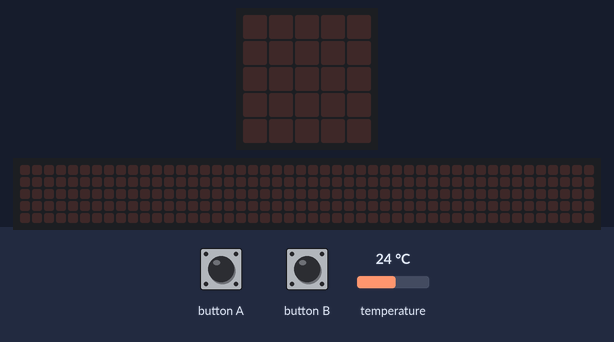
Simulated run of this program. Board: BBC micro:bit (MakeCode). Parts: the board's 5×5 LED display, a strip that is not on the board, showing the scrolling text unrolled. The inputs (shaded band) are chosen by the test bench; at power-on: temperature 24 °C. The 48×5 strip is a reading aid, not a part: it shows the text the display is scrolling, unrolled, one strip-width of it at a time.

Above: at 1.2 s.
1.3 s: button A pressed for 0.15 s
At 4.0 s:
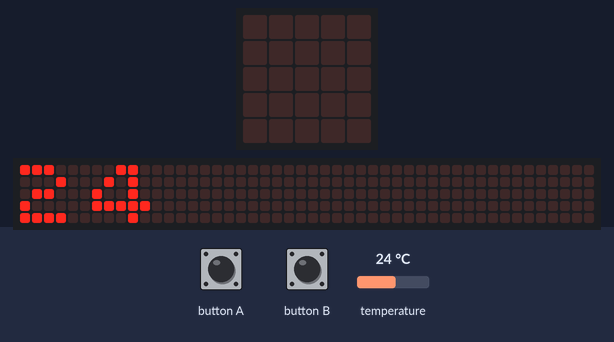
At 4.37 s:
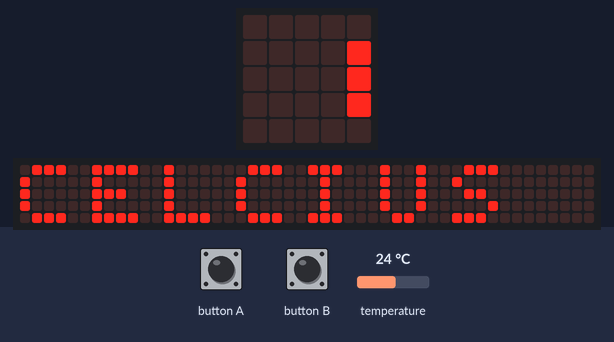
7.3 s: button B pressed for 0.15 s
At 11.42 s:
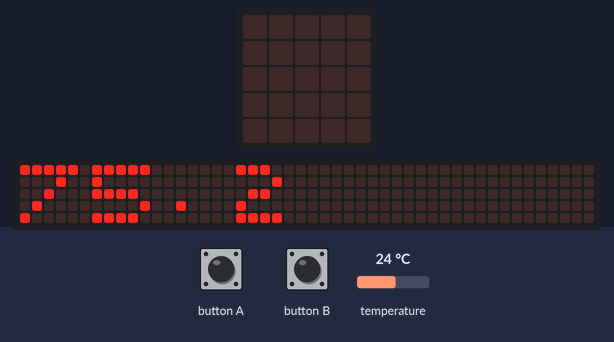

Measured:
- after the input at 1.3 s, the display: changes after 0.15 s (image 1)
- after the input at 7.3 s, the display: first differs from a run without the input after 4.1 s (image 3)

The program:

main.ts
```typescript
input.onButtonPressed(Button.A, function () {
    basic.showNumber(input.temperature())
    basic.showString("CELCIUS")
})
input.onButtonPressed(Button.B, function () {
    basic.showNumber(input.temperature() * 1.8 + 32)
    basic.showString("FAHRENHEIT")
})
```

test.ts
```typescript
// aquí va el archivo "tests"; esto no se compilará cuando este paquete se utilice como una extensión.
```
